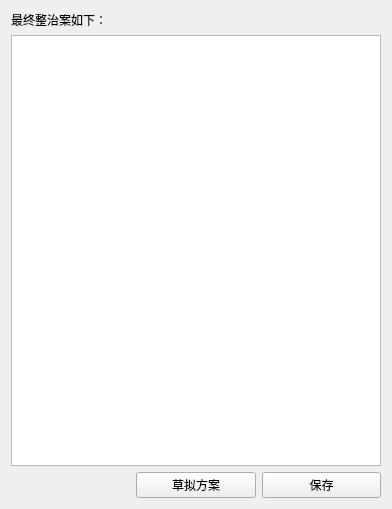
<?xml version="1.0" encoding="UTF-8"?>
<ui version="4.0">
 <class>FinalFanganForm</class>
 <widget class="QWidget" name="FinalFanganForm">
  <property name="geometry">
   <rect>
    <x>0</x>
    <y>0</y>
    <width>392</width>
    <height>509</height>
   </rect>
  </property>
  <property name="windowTitle">
   <string>整治方案确定</string>
  </property>
  <layout class="QGridLayout" name="gridLayout">
   <item row="0" column="0">
    <widget class="QLabel" name="label">
     <property name="text">
      <string>最终整治案如下：</string>
     </property>
    </widget>
   </item>
   <item row="1" column="0" colspan="3">
    <widget class="QTextEdit" name="textEdit"/>
   </item>
   <item row="2" column="1">
    <widget class="QPushButton" name="btn_generate">
     <property name="text">
      <string>草拟方案</string>
     </property>
    </widget>
   </item>
   <item row="2" column="2">
    <widget class="QPushButton" name="btn_save">
     <property name="text">
      <string>保存</string>
     </property>
    </widget>
   </item>
  </layout>
 </widget>
 <resources/>
 <connections/>
</ui>
